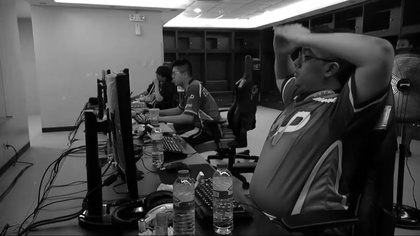
%> input picture test.jpg, 420 x 236 px, shrunk from 1280 x 720 before the run
$ octave corner.m   (GNU Octave 9; MATLAB toolbox functions it lacks are replaced by stand-ins)
%> lines starting %> are read from the running program, lines starting %| are printed output that depends on the picture
FNames = {'test.jpg';};

for p=1 : size(FNames)

    % get pic
    pic = double(imread(FNames{p}));
%> pic: size 236x420 double; min 0, max 255, mean 69.3; mean of the top-left, top-right, bottom-left and bottom-right quarters 115.9, 61.2, 59, 41

    [rows, cols] = size(pic);
%> rows = 236; cols = 420

    gx = pic;
    gy = pic;

    % get gx
    % last row of gx is same as pic
    for row=1:rows-1
        for col=1:cols
            gx(row,col) = pic(row+1,col) - pic(row,col);
        end
    end
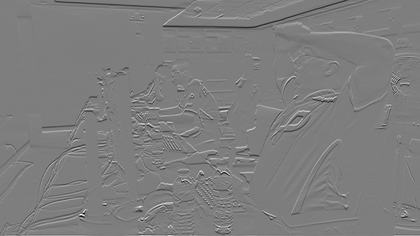
%> gx: size 236x420 double; min -202, max 205, mean -0.5; drawn with min black and max white

    % get gy
    % last row of gy is same as pic
    for row=1:rows
        for col=1:cols-1
            gy(row,col) = pic(row,col+1) - pic(row,col);
        end
    end
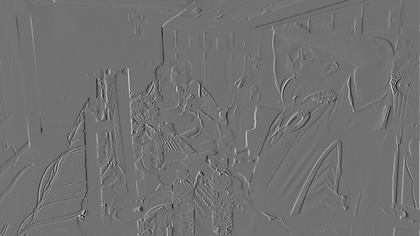
%> gy: size 236x420 double; min -164, max 204, mean 0; drawn with min black and max white

    I_xx = gx.*gx;
    I_xy = gx.*gy;
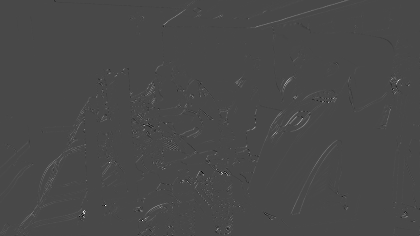
%> I_xy: size 236x420 double; min -9288, max 23288, mean 67.2; drawn with min black and max white
    I_yy = gy.*gy;
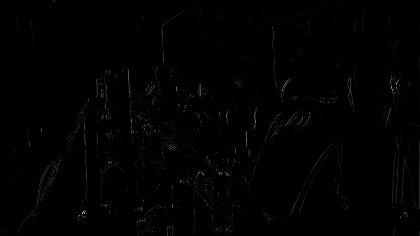
%> I_yy: size 236x420 double; min 0, max 41616, mean 236.5; drawn with min black and max white

    fullwin = 13;
    gkern = ones(13,13);

    W_xx = conv2(I_xx,gkern);
    W_xy = conv2(I_xy,gkern);
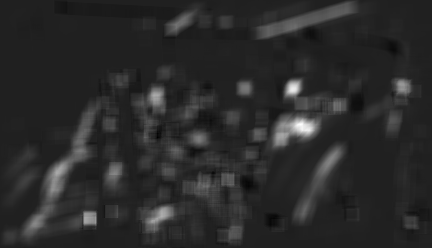
%> W_xy: size 248x432 double; min -33597, max 227449, mean 10502; drawn with min black and max white
    W_yy = conv2(I_yy,gkern);

    % the size of output matrix has 12 more rows and 12 more columns
    % compared to the input matrix
    % the relationship is gaussian window size - 1

    [wrows, wcols] = size(W_yy);
%> wrows = 248; wcols = 432

    eig_min = zeros(size(W_yy));

    for row=1:wrows
        for col=1:wcols
            Wxx = W_xx(row,col);
            Wxy = W_xy(row,col);
            Wyy = W_yy(row,col);
            W = [Wxx Wxy; Wxy Wyy];
            E = eig(W);
            E = sort(E);
            min_eig = E(1);
            eig_min(row,col) = min_eig;
        end
    end
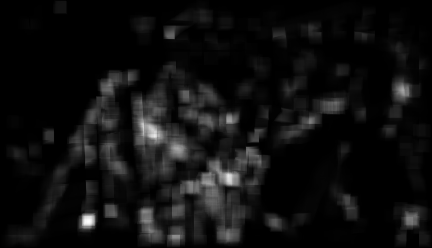
%> eig_min: size 248x432 double; min 0, max 283441.8, mean 17298.9; drawn with min black and max white

    for row=1:13:wrows-13
        for col=1:13:wcols-13
            mosaic = eig_min(row:row+12,col:col+12);
            mosaic_row = reshape(mosaic,1,[]);
            max_eig = max(mosaic_row);
            mosaic(find(mosaic<max_eig)) = 0;
            eig_min(row:row+12,col:col+12) = mosaic;
        end
    end

    row_eig_min = reshape(eig_min, 1, []);
    sorted_eig_min = sort(row_eig_min,'descend');
    threshold = sorted_eig_min(200);
%> threshold = 49161.7
    [index_i, index_j] = find(eig_min>=threshold);
%> index_i = 200 values from 28 to 236; index_j = 200 values from 50 to 417

    rgb_pic = cat(3,pic,pic,pic);

    figH = figure;
    imshow(uint8(rgb_pic));
    hold on;

    for r=1:200
        y = index_i(r)-7;
        x = index_j(r)-7;
        rectangle('Position', [x y 3 3], 'edgecolor', 'r')
    end
%> this loop made 200 passes
%> (y, x) on passes 1 to 3: (127, 43), (201, 43), (202, 43)
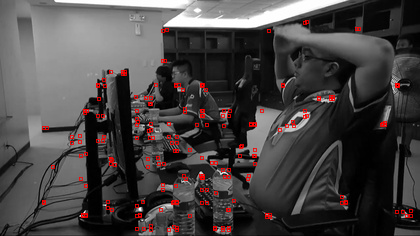
%> figure redrawn from the program's plot data

    baseName = FNames{p}(1:find(FNames{p}=='.')-1);
    figName = strcat(baseName,'_corner_detector_results.jpg');

    print(figH,'-djpeg',figName);

    % the double summation is taken care of when we do the convolution with
    % 13 by 13 gkern matrix
end
